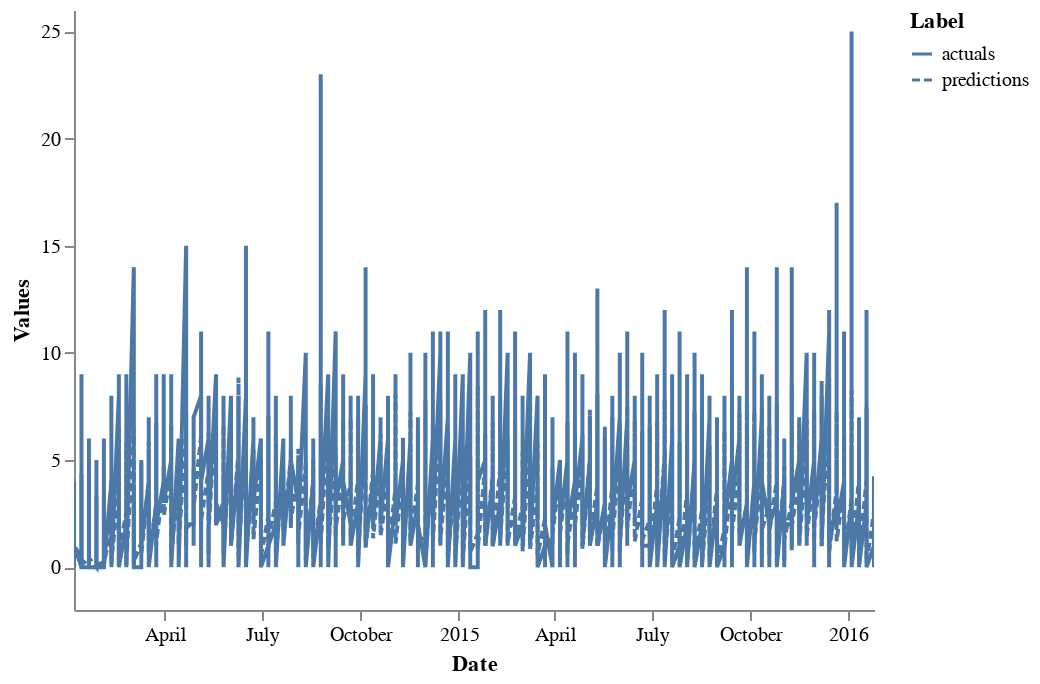

Notebook code cell kept with this figure:
### Markdown cell above
### Results Over Time

We can plot our results over time using the `plot_predictions_over_time` method, which returns both an in-sample and out-of-sample figure in a dictionary.

### Code cell
import altair as alt
# necessary argument for larger datasets to avoid altair limitations; will update in a future version
alt.data_transformers.disable_max_rows()

figs = fframe.plot_predictions_over_time()
figs["IS"]

### Figure 1 — Vega-Lite specification as saved in the notebook (floating-point values rounded to 4 significant figures; data arrays with more than 128 entries replaced by an {"elided": "..."} marker saying what was removed)
{"config": {"view": {"continuousWidth": 400, "continuousHeight": 300, "strokeWidth": 0}, "axis": {"grid": false}}, "data": {"name": "data-271f30f76892f096e55f452890bd2975"}, "mark": "line", "encoding": {"strokeDash": {"type": "nominal", "field": "Label"}, "tooltip": [{"type": "nominal", "field": "Label"}, {"type": "quantitative", "field": "Values", "format": ".2f"}, {"type": "temporal", "field": "Date", "timeUnit": "yearmonthdate"}], "x": {"type": "temporal", "field": "Date"}, "y": {"type": "quantitative", "field": "Values"}}, "selection": {"selector004": {"type": "interval", "bind": "scales", "encodings": ["x", "y"]}}, "$schema": "https://vega.github.io/schema/vega-lite/v4.8.1.json", "datasets": {"data-271f30f76892f096e55f452890bd2975": {"elided": "1936 records"}}}
